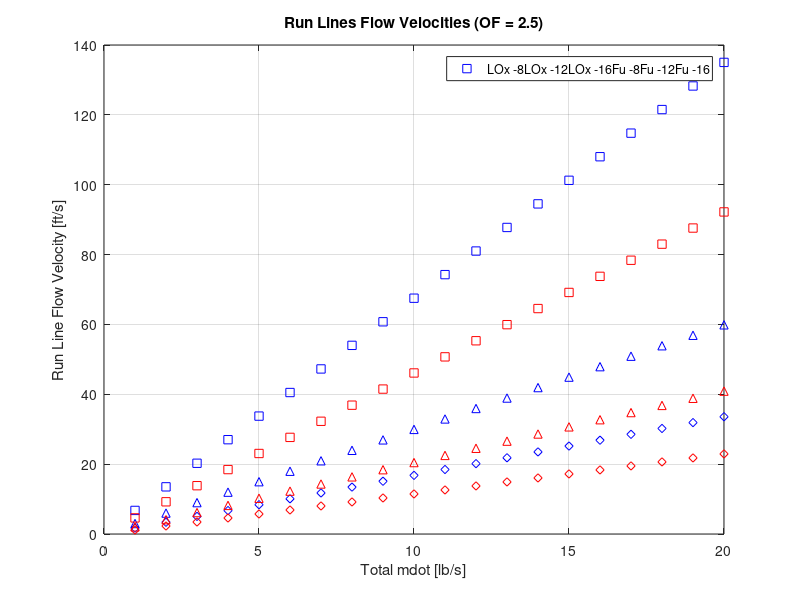

Here is the MATLAB script that generated this plot:
%{
Purdue Space Program - Liquids
Rocket 3 1DoF - Flow Velocities
Talal Zaim

Calculates flow velocities in different tube thicknesses
%}

%% Definitions
bzbLMDot = 3.0385; % BZB Lox mass flow rate, lb/s, taken from HF2
bzbFMDot = 1.1141; % BZB fuel mass flow rate, lb/s, taken from HF2
RocketThreeOF = 2.2;

LoxDensityBZB = 71.2303 / 12^3; %lb/in^3
LoxDensityR3 = 0.04364; % lb/in^3
MethDensity = 24.76 / 12^3; %lb/in^3
JetADensity = 0.0290463428; % lb/in^3

pipeArea.dash4 = pi / 4 * (0.25^2 - 0.035^2); % in^2

pipeArea.dash8_049 = pi / 4 * (0.5^2 - 0.049^2); % in^2
pipeArea.dash8_065 = pi / 4 * (0.5^2 - 0.065^2); % in^2
pipeArea.dash8_083 = pi / 4 * (0.5^2 - 0.083^2); % in^2

pipeArea.dash12_065 = pi / 4 * (0.75^2 - 0.065^2); % in^2
pipeArea.dash12_083 = pi / 4 * (0.75^2 - 0.083^2); % in^2
pipeArea.dash12_095 = pi / 4 * (0.75^2 - 0.095^2); % in^2
pipeArea.dash12_120 = pi / 4 * (0.75^2 - 0.120^2); % in^2

pipeArea.dash16_065 = pi / 4 * (1^2 - 0.065^2); % in^2
pipeArea.dash16_083 = pi / 4 * (1^2 - 0.083^2); % in^2
pipeArea.dash16_095 = pi / 4 * (1^2 - 0.095^2); % in^2
pipeArea.dash16_120 = pi / 4 * (1^2 - 0.120^2); % in^2
pipeArea.dash16_188 = pi / 4 * (1^2 - 0.188^2); % in^2

kFactor90Deg = 0.18;

names = fieldnames(pipeArea);

for i = 1: size(names,1)
    area = pipeArea.(names{i});
    BZBVelo(i, :) = [bzbLMDot / (LoxDensityBZB * area), bzbFMDot / (MethDensity * area)];
end

BZBVelo = BZBVelo ./ 12;

mdot = 1:1:20;
for index = 1 : length(mdot)
    mdotFu = mdot(index) / (RocketThreeOF + 1);
    mdotLox = mdot(index) - mdotFu;

    for i = 1: size(names,1)
        area = pipeArea.(names{i});
        RocketThreeVelo(i, :, index) = [mdotLox / (LoxDensityR3 * area), mdotFu / (JetADensity * area)];
        
    end
end

RocketThreeVelo = RocketThreeVelo ./ 12;
numMDots = size(RocketThreeVelo, 3);

figure();
plot(mdot, reshape(RocketThreeVelo(2, 1, :), [numMDots, 1, 1]), 'bs');
hold on;
plot(mdot, reshape(RocketThreeVelo(5, 1, :), [numMDots, 1, 1]), 'b^');
plot(mdot, reshape(RocketThreeVelo(9, 1, :), [numMDots, 1, 1]), 'bd');

plot(mdot, reshape(RocketThreeVelo(2, 2, :), [numMDots, 1, 1]), 'rs');
plot(mdot, reshape(RocketThreeVelo(5, 2, :), [numMDots, 1, 1]), 'r^');
plot(mdot, reshape(RocketThreeVelo(9, 2, :), [numMDots, 1, 1]), 'rd');

legend (["LOx -8", "LOx -12", "LOx -16", "Fu -8", "Fu -12", "Fu -16"]);
xlabel ("Total mdot [lb/s]");
ylabel ("Run Line Flow Velocity [ft/s]");
grid on;
title ("Run Lines Flow Velocities (OF = 2.5)");